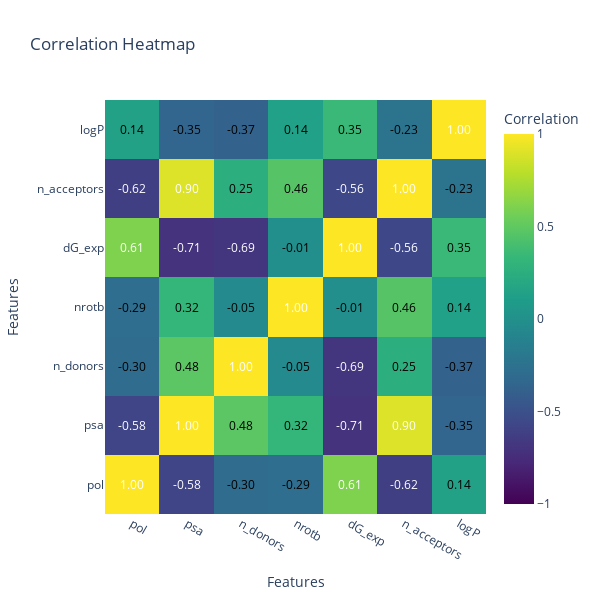

The notebook cell this image was saved under:
### Code cell
import plotly.express as px
import plotly.graph_objects as go
import numpy as np

# 1. Correlation Plot (Square Heatmap)
corr_matrix = df[
    ["pol", "psa", "n_donors", "nrotb", "dG_exp", "n_acceptors", "logP"]
].corr()

fig1 = go.Figure(
    data=go.Heatmap(
        z=corr_matrix.values,
        x=corr_matrix.columns,
        y=corr_matrix.columns,
        colorscale="Viridis",
        colorbar=dict(title="Correlation"),
        zmin=-1,  # Ensure the scale is from -1 to 1
        zmax=1,
    )
)

# Add annotations for correlation values
annotations = []
for i, row in enumerate(corr_matrix.values):
    for j, value in enumerate(row):
        annotations.append(
            go.layout.Annotation(
                text=f"{value:.2f}",  # Format to 2 decimal places
                x=corr_matrix.columns[j],
                y=corr_matrix.columns[i],
                xref="x1",
                yref="y1",
                font=dict(color="white" if abs(value) > 0.5 else "black"),
                showarrow=False,
            )
        )

fig1.update_layout(
    title="Correlation Heatmap",
    template="plotly_white",
    xaxis_title="Features",
    yaxis_title="Features",
    annotations=annotations,
    width=600,  # Square layout
    height=600,
)


fig1.show()

### Figure 1 — Plotly figure (JSON) as saved in the notebook; plotly's stock layout.template omitted (floating-point values rounded to 4 significant figures)
{"data": [{"colorbar": {"title": {"text": "Correlation"}}, "colorscale": [[0, "#440154"], [0.1111, "#482878"], [0.2222, "#3e4989"], [0.3333, "#31688e"], [0.4444, "#26828e"], [0.5556, "#1f9e89"], [0.6667, "#35b779"], [0.7778, "#6ece58"], [0.8889, "#b5de2b"], [1, "#fde725"]], "type": "heatmap", "x": ["pol", "psa", "n_donors", "nrotb", "dG_exp", "n_acceptors", "logP"], "y": ["pol", "psa", "n_donors", "nrotb", "dG_exp", "n_acceptors", "logP"], "z": [[1, -0.5843, -0.301, -0.2853, 0.6091, -0.6228, 0.1406], [-0.5843, 1, 0.483, 0.3222, -0.7064, 0.8971, -0.3508], [-0.301, 0.483, 1, -0.04681, -0.6893, 0.2517, -0.372], [-0.2853, 0.3222, -0.04681, 1, -0.006366, 0.4635, 0.1362], [0.6091, -0.7064, -0.6893, -0.006366, 1, -0.5593, 0.3474], [-0.6228, 0.8971, 0.2517, 0.4635, -0.5593, 1, -0.2333], [0.1406, -0.3508, -0.372, 0.1362, 0.3474, -0.2333, 1]], "zmax": 1, "zmin": -1}], "layout": {"annotations": [{"font": {"color": "white"}, "showarrow": false, "text": "1.00", "x": "pol", "xref": "x", "y": "pol", "yref": "y"}, {"font": {"color": "white"}, "showarrow": false, "text": "-0.58", "x": "psa", "xref": "x", "y": "pol", "yref": "y"}, {"font": {"color": "black"}, "showarrow": false, "text": "-0.30", "x": "n_donors", "xref": "x", "y": "pol", "yref": "y"}, {"font": {"color": "black"}, "showarrow": false, "text": "-0.29", "x": "nrotb", "xref": "x", "y": "pol", "yref": "y"}, {"font": {"color": "white"}, "showarrow": false, "text": "0.61", "x": "dG_exp", "xref": "x", "y": "pol", "yref": "y"}, {"font": {"color": "white"}, "showarrow": false, "text": "-0.62", "x": "n_acceptors", "xref": "x", "y": "pol", "yref": "y"}, {"font": {"color": "black"}, "showarrow": false, "text": "0.14", "x": "logP", "xref": "x", "y": "pol", "yref": "y"}, {"font": {"color": "white"}, "showarrow": false, "text": "-0.58", "x": "pol", "xref": "x", "y": "psa", "yref": "y"}, {"font": {"color": "white"}, "showarrow": false, "text": "1.00", "x": "psa", "xref": "x", "y": "psa", "yref": "y"}, {"font": {"color": "black"}, "showarrow": false, "text": "0.48", "x": "n_donors", "xref": "x", "y": "psa", "yref": "y"}, {"font": {"color": "black"}, "showarrow": false, "text": "0.32", "x": "nrotb", "xref": "x", "y": "psa", "yref": "y"}, {"font": {"color": "white"}, "showarrow": false, "text": "-0.71", "x": "dG_exp", "xref": "x", "y": "psa", "yref": "y"}, {"font": {"color": "white"}, "showarrow": false, "text": "0.90", "x": "n_acceptors", "xref": "x", "y": "psa", "yref": "y"}, {"font": {"color": "black"}, "showarrow": false, "text": "-0.35", "x": "logP", "xref": "x", "y": "psa", "yref": "y"}, {"font": {"color": "black"}, "showarrow": false, "text": "-0.30", "x": "pol", "xref": "x", "y": "n_donors", "yref": "y"}, {"font": {"color": "black"}, "showarrow": false, "text": "0.48", "x": "psa", "xref": "x", "y": "n_donors", "yref": "y"}, {"font": {"color": "white"}, "showarrow": false, "text": "1.00", "x": "n_donors", "xref": "x", "y": "n_donors", "yref": "y"}, {"font": {"color": "black"}, "showarrow": false, "text": "-0.05", "x": "nrotb", "xref": "x", "y": "n_donors", "yref": "y"}, {"font": {"color": "white"}, "showarrow": false, "text": "-0.69", "x": "dG_exp", "xref": "x", "y": "n_donors", "yref": "y"}, {"font": {"color": "black"}, "showarrow": false, "text": "0.25", "x": "n_acceptors", "xref": "x", "y": "n_donors", "yref": "y"}, {"font": {"color": "black"}, "showarrow": false, "text": "-0.37", "x": "logP", "xref": "x", "y": "n_donors", "yref": "y"}, {"font": {"color": "black"}, "showarrow": false, "text": "-0.29", "x": "pol", "xref": "x", "y": "nrotb", "yref": "y"}, {"font": {"color": "black"}, "showarrow": false, "text": "0.32", "x": "psa", "xref": "x", "y": "nrotb", "yref": "y"}, {"font": {"color": "black"}, "showarrow": false, "text": "-0.05", "x": "n_donors", "xref": "x", "y": "nrotb", "yref": "y"}, {"font": {"color": "white"}, "showarrow": false, "text": "1.00", "x": "nrotb", "xref": "x", "y": "nrotb", "yref": "y"}, {"font": {"color": "black"}, "showarrow": false, "text": "-0.01", "x": "dG_exp", "xref": "x", "y": "nrotb", "yref": "y"}, {"font": {"color": "black"}, "showarrow": false, "text": "0.46", "x": "n_acceptors", "xref": "x", "y": "nrotb", "yref": "y"}, {"font": {"color": "black"}, "showarrow": false, "text": "0.14", "x": "logP", "xref": "x", "y": "nrotb", "yref": "y"}, {"font": {"color": "white"}, "showarrow": false, "text": "0.61", "x": "pol", "xref": "x", "y": "dG_exp", "yref": "y"}, {"font": {"color": "white"}, "showarrow": false, "text": "-0.71", "x": "psa", "xref": "x", "y": "dG_exp", "yref": "y"}, {"font": {"color": "white"}, "showarrow": false, "text": "-0.69", "x": "n_donors", "xref": "x", "y": "dG_exp", "yref": "y"}, {"font": {"color": "black"}, "showarrow": false, "text": "-0.01", "x": "nrotb", "xref": "x", "y": "dG_exp", "yref": "y"}, {"font": {"color": "white"}, "showarrow": false, "text": "1.00", "x": "dG_exp", "xref": "x", "y": "dG_exp", "yref": "y"}, {"font": {"color": "white"}, "showarrow": false, "text": "-0.56", "x": "n_acceptors", "xref": "x", "y": "dG_exp", "yref": "y"}, {"font": {"color": "black"}, "showarrow": false, "text": "0.35", "x": "logP", "xref": "x", "y": "dG_exp", "yref": "y"}, {"font": {"color": "white"}, "showarrow": false, "text": "-0.62", "x": "pol", "xref": "x", "y": "n_acceptors", "yref": "y"}, {"font": {"color": "white"}, "showarrow": false, "text": "0.90", "x": "psa", "xref": "x", "y": "n_acceptors", "yref": "y"}, {"font": {"color": "black"}, "showarrow": false, "text": "0.25", "x": "n_donors", "xref": "x", "y": "n_acceptors", "yref": "y"}, {"font": {"color": "black"}, "showarrow": false, "text": "0.46", "x": "nrotb", "xref": "x", "y": "n_acceptors", "yref": "y"}, {"font": {"color": "white"}, "showarrow": false, "text": "-0.56", "x": "dG_exp", "xref": "x", "y": "n_acceptors", "yref": "y"}, {"font": {"color": "white"}, "showarrow": false, "text": "1.00", "x": "n_acceptors", "xref": "x", "y": "n_acceptors", "yref": "y"}, {"font": {"color": "black"}, "showarrow": false, "text": "-0.23", "x": "logP", "xref": "x", "y": "n_acceptors", "yref": "y"}, {"font": {"color": "black"}, "showarrow": false, "text": "0.14", "x": "pol", "xref": "x", "y": "logP", "yref": "y"}, {"font": {"color": "black"}, "showarrow": false, "text": "-0.35", "x": "psa", "xref": "x", "y": "logP", "yref": "y"}, {"font": {"color": "black"}, "showarrow": false, "text": "-0.37", "x": "n_donors", "xref": "x", "y": "logP", "yref": "y"}, {"font": {"color": "black"}, "showarrow": false, "text": "0.14", "x": "nrotb", "xref": "x", "y": "logP", "yref": "y"}, {"font": {"color": "black"}, "showarrow": false, "text": "0.35", "x": "dG_exp", "xref": "x", "y": "logP", "yref": "y"}, {"font": {"color": "black"}, "showarrow": false, "text": "-0.23", "x": "n_acceptors", "xref": "x", "y": "logP", "yref": "y"}, {"font": {"color": "white"}, "showarrow": false, "text": "1.00", "x": "logP", "xref": "x", "y": "logP", "yref": "y"}], "height": 600, "title": {"text": "Correlation Heatmap"}, "width": 600, "xaxis": {"title": {"text": "Features"}}, "yaxis": {"title": {"text": "Features"}}}}
